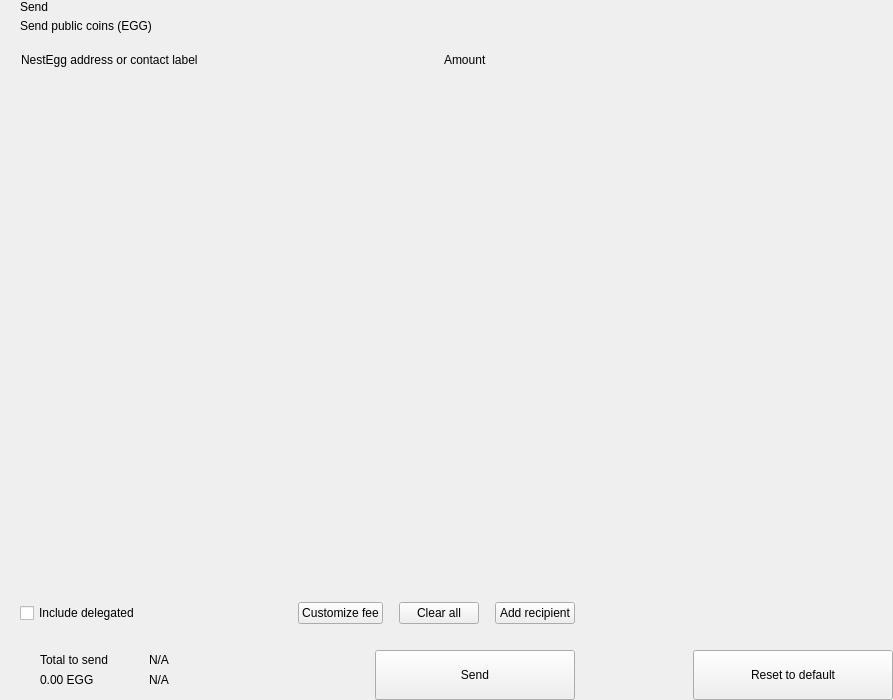
<?xml version="1.0" encoding="UTF-8"?>
<ui version="4.0">
 <class>send</class>
 <widget class="QWidget" name="send">
  <property name="geometry">
   <rect>
    <x>0</x>
    <y>0</y>
    <width>893</width>
    <height>700</height>
   </rect>
  </property>
  <property name="windowTitle">
   <string>Form</string>
  </property>
  <layout class="QHBoxLayout" name="horizontalLayout_2" stretch="2,1">
   <property name="spacing">
    <number>0</number>
   </property>
   <property name="leftMargin">
    <number>0</number>
   </property>
   <property name="topMargin">
    <number>0</number>
   </property>
   <property name="rightMargin">
    <number>0</number>
   </property>
   <property name="bottomMargin">
    <number>0</number>
   </property>
   <item>
    <widget class="QWidget" name="left" native="true">
     <layout class="QVBoxLayout" name="verticalLayout_3">
      <property name="spacing">
       <number>0</number>
      </property>
      <property name="leftMargin">
       <number>0</number>
      </property>
      <property name="topMargin">
       <number>0</number>
      </property>
      <property name="rightMargin">
       <number>0</number>
      </property>
      <property name="bottomMargin">
       <number>0</number>
      </property>
      <item>
       <layout class="QVBoxLayout" name="verticalLayout_22" stretch="0,0,0,1,0,0,0,0">
        <property name="spacing">
         <number>0</number>
        </property>
        <item>
         <layout class="QHBoxLayout" name="horizontalLayout_3">
          <property name="spacing">
           <number>0</number>
          </property>
          <property name="leftMargin">
           <number>20</number>
          </property>
          <property name="rightMargin">
           <number>20</number>
          </property>
          <item>
           <layout class="QVBoxLayout" name="verticalLayout">
            <property name="spacing">
             <number>5</number>
            </property>
            <item>
             <widget class="QLabel" name="labelTitle">
              <property name="text">
               <string>Send</string>
              </property>
              <property name="alignment">
               <set>Qt::AlignLeading|Qt::AlignLeft|Qt::AlignVCenter</set>
              </property>
             </widget>
            </item>
            <item>
             <widget class="QLabel" name="labelSubtitle1">
              <property name="text">
               <string>Send public coins (EGG)</string>
              </property>
             </widget>
            </item>
           </layout>
          </item>
          <item>
           <spacer name="horizontalSpacer">
            <property name="orientation">
             <enum>Qt::Horizontal</enum>
            </property>
            <property name="sizeHint" stdset="0">
             <size>
              <width>40</width>
              <height>20</height>
             </size>
            </property>
           </spacer>
          </item>
         </layout>
        </item>
        <item>
         <spacer name="verticalSpacer_2">
          <property name="orientation">
           <enum>Qt::Vertical</enum>
          </property>
          <property name="sizeType">
           <enum>QSizePolicy::Fixed</enum>
          </property>
          <property name="sizeHint" stdset="0">
           <size>
            <width>20</width>
            <height>20</height>
           </size>
          </property>
         </spacer>
        </item>
        <item>
         <layout class="QHBoxLayout" name="horizontalLayout" stretch="6,0,2">
          <property name="spacing">
           <number>0</number>
          </property>
          <property name="leftMargin">
           <number>10</number>
          </property>
          <property name="topMargin">
           <number>0</number>
          </property>
          <property name="rightMargin">
           <number>20</number>
          </property>
          <property name="bottomMargin">
           <number>0</number>
          </property>
          <item>
           <widget class="QLabel" name="labelSubtitleAddress">
            <property name="styleSheet">
             <string notr="true">margin-left:8px;</string>
            </property>
            <property name="text">
             <string>NestEgg address or contact label</string>
            </property>
           </widget>
          </item>
          <item>
           <spacer name="horizontalSpacer_3">
            <property name="orientation">
             <enum>Qt::Horizontal</enum>
            </property>
            <property name="sizeType">
             <enum>QSizePolicy::Fixed</enum>
            </property>
            <property name="sizeHint" stdset="0">
             <size>
              <width>40</width>
              <height>1</height>
             </size>
            </property>
           </spacer>
          </item>
          <item>
           <widget class="QLabel" name="labelSubtitleAmount">
            <property name="text">
             <string>Amount</string>
            </property>
           </widget>
          </item>
         </layout>
        </item>
        <item>
         <widget class="QScrollArea" name="scrollArea">
          <property name="minimumSize">
           <size>
            <width>0</width>
            <height>350</height>
           </size>
          </property>
          <property name="styleSheet">
           <string notr="true">#scrollArea {
            background:transparent;
            margin-top:10px;
}</string>
          </property>
          <property name="horizontalScrollBarPolicy">
           <enum>Qt::ScrollBarAlwaysOff</enum>
          </property>
          <property name="sizeAdjustPolicy">
           <enum>QAbstractScrollArea::AdjustIgnored</enum>
          </property>
          <property name="widgetResizable">
           <bool>true</bool>
          </property>
          <property name="alignment">
           <set>Qt::AlignLeading|Qt::AlignLeft|Qt::AlignTop</set>
          </property>
          <widget class="QWidget" name="scrollAreaWidgetContents">
           <property name="geometry">
            <rect>
             <x>0</x>
             <y>0</y>
             <width>591</width>
             <height>16</height>
            </rect>
           </property>
           <property name="sizePolicy">
            <sizepolicy hsizetype="Preferred" vsizetype="Maximum">
             <horstretch>0</horstretch>
             <verstretch>0</verstretch>
            </sizepolicy>
           </property>
           <property name="autoFillBackground">
            <bool>false</bool>
           </property>
           <property name="styleSheet">
            <string notr="true">#scrollAreaWidgetContents {
             background:transparent;
             }</string>
           </property>
           <layout class="QVBoxLayout" name="verticalLayout_7">
            <property name="spacing">
             <number>0</number>
            </property>
            <property name="sizeConstraint">
             <enum>QLayout::SetDefaultConstraint</enum>
            </property>
            <property name="leftMargin">
             <number>0</number>
            </property>
            <property name="topMargin">
             <number>0</number>
            </property>
            <property name="rightMargin">
             <number>0</number>
            </property>
            <property name="bottomMargin">
             <number>0</number>
            </property>
           </layout>
          </widget>
         </widget>
        </item>
        <item>
         <spacer name="verticalSpacer_4">
          <property name="orientation">
           <enum>Qt::Vertical</enum>
          </property>
          <property name="sizeType">
           <enum>QSizePolicy::Fixed</enum>
          </property>
          <property name="sizeHint" stdset="0">
           <size>
            <width>20</width>
            <height>20</height>
           </size>
          </property>
         </spacer>
        </item>
        <item>
         <layout class="QHBoxLayout" name="horizontalLayout_20">
          <property name="spacing">
           <number>6</number>
          </property>
          <property name="leftMargin">
           <number>20</number>
          </property>
          <property name="rightMargin">
           <number>20</number>
          </property>
          <item>
           <widget class="QCheckBox" name="checkBoxDelegations">
            <property name="layoutDirection">
             <enum>Qt::LeftToRight</enum>
            </property>
            <property name="text">
             <string>Include delegated</string>
            </property>
           </widget>
          </item>
          <item>
           <spacer name="horizontalSpacer_4">
            <property name="orientation">
             <enum>Qt::Horizontal</enum>
            </property>
            <property name="sizeHint" stdset="0">
             <size>
              <width>10</width>
              <height>20</height>
             </size>
            </property>
           </spacer>
          </item>
          <item>
           <widget class="QPushButton" name="pushButtonFee">
            <property name="focusPolicy">
             <enum>Qt::NoFocus</enum>
            </property>
            <property name="text">
             <string>Customize fee</string>
            </property>
           </widget>
          </item>
          <item>
           <spacer name="horizontalSpacer_11">
            <property name="orientation">
             <enum>Qt::Horizontal</enum>
            </property>
            <property name="sizeType">
             <enum>QSizePolicy::Minimum</enum>
            </property>
            <property name="sizeHint" stdset="0">
             <size>
              <width>10</width>
              <height>20</height>
             </size>
            </property>
           </spacer>
          </item>
          <item>
           <widget class="QPushButton" name="pushButtonClear">
            <property name="focusPolicy">
             <enum>Qt::NoFocus</enum>
            </property>
            <property name="layoutDirection">
             <enum>Qt::RightToLeft</enum>
            </property>
            <property name="text">
             <string>Clear all</string>
            </property>
           </widget>
          </item>
          <item>
           <spacer name="horizontalSpacer_6">
            <property name="orientation">
             <enum>Qt::Horizontal</enum>
            </property>
            <property name="sizeType">
             <enum>QSizePolicy::Fixed</enum>
            </property>
            <property name="sizeHint" stdset="0">
             <size>
              <width>10</width>
              <height>20</height>
             </size>
            </property>
           </spacer>
          </item>
          <item>
           <widget class="QPushButton" name="pushButtonAddRecipient">
            <property name="focusPolicy">
             <enum>Qt::NoFocus</enum>
            </property>
            <property name="text">
             <string>Add recipient</string>
            </property>
           </widget>
          </item>
         </layout>
        </item>
        <item>
         <spacer name="verticalSpacer">
          <property name="orientation">
           <enum>Qt::Vertical</enum>
          </property>
          <property name="sizeType">
           <enum>QSizePolicy::Fixed</enum>
          </property>
          <property name="sizeHint" stdset="0">
           <size>
            <width>20</width>
            <height>16</height>
           </size>
          </property>
         </spacer>
        </item>
        <item>
         <layout class="QHBoxLayout" name="horizontalLayout_7">
          <property name="rightMargin">
           <number>20</number>
          </property>
          <item>
           <layout class="QHBoxLayout" name="horizontalLayout_10">
            <property name="spacing">
             <number>0</number>
            </property>
            <property name="leftMargin">
             <number>8</number>
            </property>
            <item>
             <widget class="QStackedWidget" name="stackedWidget">
              <property name="minimumSize">
               <size>
                <width>0</width>
                <height>60</height>
               </size>
              </property>
              <property name="maximumSize">
               <size>
                <width>16777215</width>
                <height>60</height>
               </size>
              </property>
              <widget class="QWidget" name="page1">
               <layout class="QVBoxLayout" name="verticalLayout_71" stretch="0">
                <property name="spacing">
                 <number>6</number>
                </property>
                <property name="leftMargin">
                 <number>12</number>
                </property>
                <property name="topMargin">
                 <number>0</number>
                </property>
                <property name="rightMargin">
                 <number>0</number>
                </property>
                <property name="bottomMargin">
                 <number>0</number>
                </property>
                <item>
                 <widget class="QWidget" name="coinWidget" native="true">
                  <property name="minimumSize">
                   <size>
                    <width>0</width>
                    <height>60</height>
                   </size>
                  </property>
                  <property name="maximumSize">
                   <size>
                    <width>16777215</width>
                    <height>60</height>
                   </size>
                  </property>
                  <layout class="QHBoxLayout" name="horizontalLayout_9">
                   <property name="spacing">
                    <number>0</number>
                   </property>
                   <property name="leftMargin">
                    <number>20</number>
                   </property>
                   <property name="topMargin">
                    <number>10</number>
                   </property>
                   <property name="rightMargin">
                    <number>20</number>
                   </property>
                   <property name="bottomMargin">
                    <number>10</number>
                   </property>
                   <item>
                    <layout class="QVBoxLayout" name="verticalSend">
                     <property name="spacing">
                      <number>0</number>
                     </property>
                     <item>
                      <widget class="QLabel" name="labelTitleTotalSend">
                       <property name="text">
                        <string>Total to send</string>
                       </property>
                      </widget>
                     </item>
                     <item>
                      <widget class="QLabel" name="labelAmountSend">
                       <property name="text">
                        <string notr="true">0.00 EGG</string>
                       </property>
                      </widget>
                     </item>
                    </layout>
                   </item>
                   <item>
                    <spacer name="horizontalSpacer_9">
                     <property name="orientation">
                      <enum>Qt::Horizontal</enum>
                     </property>
                     <property name="sizeType">
                      <enum>QSizePolicy::Fixed</enum>
                     </property>
                     <property name="sizeHint" stdset="0">
                      <size>
                       <width>20</width>
                       <height>20</height>
                      </size>
                     </property>
                    </spacer>
                   </item>
                   <item>
                    <widget class="QLabel" name="labelLine">
                     <property name="minimumSize">
                      <size>
                       <width>1</width>
                       <height>0</height>
                      </size>
                     </property>
                     <property name="maximumSize">
                      <size>
                       <width>1</width>
                       <height>16777215</height>
                      </size>
                     </property>
                     <property name="text">
                      <string/>
                     </property>
                    </widget>
                   </item>
                   <item>
                    <spacer name="horizontalSpacer_10">
                     <property name="orientation">
                      <enum>Qt::Horizontal</enum>
                     </property>
                     <property name="sizeType">
                      <enum>QSizePolicy::Fixed</enum>
                     </property>
                     <property name="sizeHint" stdset="0">
                      <size>
                       <width>20</width>
                       <height>20</height>
                      </size>
                     </property>
                    </spacer>
                   </item>
                   <item>
                    <layout class="QVBoxLayout" name="verticalRemaining">
                     <property name="spacing">
                      <number>0</number>
                     </property>
                     <item>
                      <widget class="QLabel" name="labelTitleTotalRemaining">
                       <property name="text">
                        <string notr="true">N/A</string>
                       </property>
                      </widget>
                     </item>
                     <item>
                      <widget class="QLabel" name="labelAmountRemaining">
                       <property name="text">
                        <string notr="true">N/A</string>
                       </property>
                      </widget>
                     </item>
                    </layout>
                   </item>
                  </layout>
                 </widget>
                </item>
               </layout>
              </widget>
              <widget class="QWidget" name="page_2"/>
             </widget>
            </item>
           </layout>
          </item>
          <item>
           <spacer name="horizontalSpacer_5">
            <property name="orientation">
             <enum>Qt::Horizontal</enum>
            </property>
            <property name="sizeType">
             <enum>QSizePolicy::Expanding</enum>
            </property>
            <property name="sizeHint" stdset="0">
             <size>
              <width>40</width>
              <height>20</height>
             </size>
            </property>
           </spacer>
          </item>
          <item alignment="Qt::AlignBottom">
           <widget class="QPushButton" name="pushButtonSave">
            <property name="minimumSize">
             <size>
              <width>200</width>
              <height>50</height>
             </size>
            </property>
            <property name="maximumSize">
             <size>
              <width>200</width>
              <height>50</height>
             </size>
            </property>
            <property name="focusPolicy">
             <enum>Qt::NoFocus</enum>
            </property>
            <property name="text">
             <string>Send</string>
            </property>
           </widget>
          </item>
         </layout>
        </item>
       </layout>
      </item>
     </layout>
    </widget>
   </item>
   <item>
    <widget class="QWidget" name="right" native="true">
     <layout class="QVBoxLayout" name="verticalLayout_5">
      <property name="leftMargin">
       <number>0</number>
      </property>
      <property name="topMargin">
       <number>0</number>
      </property>
      <property name="rightMargin">
       <number>0</number>
      </property>
      <property name="bottomMargin">
       <number>0</number>
      </property>
      <item>
       <layout class="QVBoxLayout" name="verticalLayout_4">
        <property name="spacing">
         <number>6</number>
        </property>
        <item>
         <widget class="OptionButton" name="btnCoinControl" native="true">
          <property name="minimumSize">
           <size>
            <width>0</width>
            <height>50</height>
           </size>
          </property>
         </widget>
        </item>
        <item>
         <widget class="OptionButton" name="btnChangeAddress" native="true">
          <property name="minimumSize">
           <size>
            <width>0</width>
            <height>50</height>
           </size>
          </property>
         </widget>
        </item>
        <item>
         <widget class="OptionButton" name="btnUri" native="true">
          <property name="minimumSize">
           <size>
            <width>0</width>
            <height>50</height>
           </size>
          </property>
         </widget>
        </item>
        <item>
         <spacer name="verticalSpacer_5">
          <property name="orientation">
           <enum>Qt::Vertical</enum>
          </property>
          <property name="sizeHint" stdset="0">
           <size>
            <width>20</width>
            <height>40</height>
           </size>
          </property>
         </spacer>
        </item>
        <item>
         <layout class="QHBoxLayout" name="horizontalLayout_8">
          <item>
           <spacer name="horizontalSpacer_7">
            <property name="orientation">
             <enum>Qt::Horizontal</enum>
            </property>
            <property name="sizeHint" stdset="0">
             <size>
              <width>40</width>
              <height>20</height>
             </size>
            </property>
           </spacer>
          </item>
          <item>
           <widget class="QPushButton" name="pushButtonReset">
            <property name="minimumSize">
             <size>
              <width>200</width>
              <height>50</height>
             </size>
            </property>
            <property name="maximumSize">
             <size>
              <width>200</width>
              <height>50</height>
             </size>
            </property>
            <property name="focusPolicy">
             <enum>Qt::NoFocus</enum>
            </property>
            <property name="text">
             <string>Reset to default</string>
            </property>
           </widget>
          </item>
         </layout>
        </item>
       </layout>
      </item>
     </layout>
    </widget>
   </item>
  </layout>
 </widget>
 <customwidgets>
  <customwidget>
   <class>OptionButton</class>
   <extends>QWidget</extends>
   <header>qt/pivx/optionbutton.h</header>
   <container>1</container>
  </customwidget>
 </customwidgets>
 <resources/>
 <connections/>
</ui>
